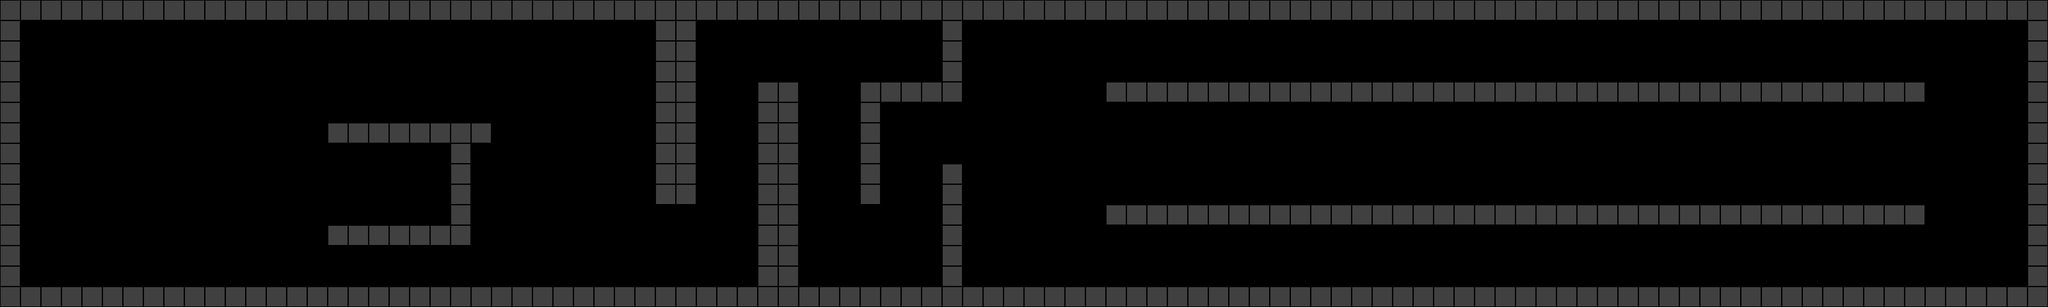

Below is a game level as drawn by its tile map, then a one-line description and the .tmx that defines it (tile-layer data replaced by summaries):
An orthogonal 100x15 tile map with 32x32 px tiles, 1 tile layer (Tile Layer 1) and 15 objects.

<map version="1.0" orientation="orthogonal" renderorder="right-down" width="100" height="15" tilewidth="32" tileheight="32" nextobjectid="23">
 <tileset firstgid="1" name="Sprite Sheet" tilewidth="32" tileheight="32" tilecount="100">
  <image source="../res/spritesheet.png" trans="ff00e1" width="320" height="320" />
  <tile id="0">
   <objectgroup draworder="index" />
  </tile>
 </tileset>
 <layer name="Tile Layer 1" width="100" height="15">
  <data>[1500 cells, 382 non-empty, 1 distinct tile ids]</data>
 </layer>
 <objectgroup name="Collision">
  <object id="3" x="0" y="0" width="3200" height="32" />
  <object id="6" x="0" y="448" width="3200" height="32" />
  <object id="7" x="3168" y="32" width="32" height="416" />
  <object id="8" x="0" y="32" width="32" height="416" />
  <object id="9" x="1728" y="320" width="1280" height="32" />
  <object id="10" x="1728" y="128" width="1280" height="32" />
  <object id="11" x="1024" y="32" width="64" height="288" />
  <object id="12" x="1184" y="128" width="64" height="320" />
  <object id="13" x="1472" y="256" width="32" height="192" />
  <object id="14" x="1344" y="128" width="32" height="192" />
  <object id="16" x="1472" y="32" width="32" height="128" />
  <object id="17" x="1376" y="128" width="96" height="32" />
  <object id="18" x="512" y="192" width="256" height="32" />
  <object id="19" x="512" y="352" width="224" height="32" />
  <object id="21" x="704" y="224" width="32" height="128" />
 </objectgroup>
</map>
